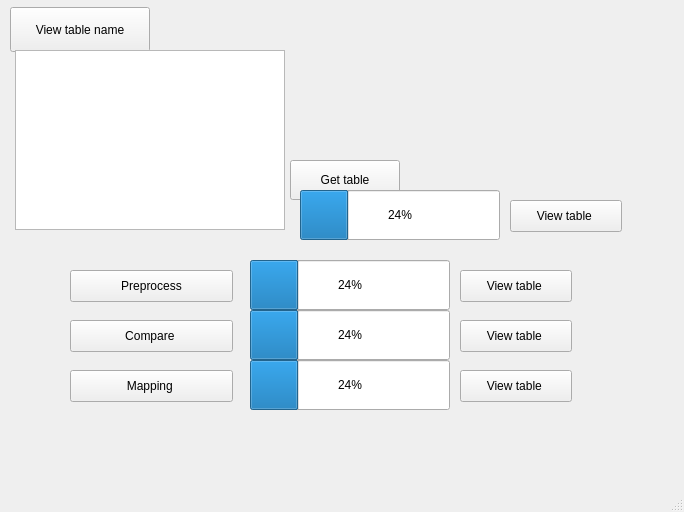
<?xml version="1.0" encoding="UTF-8"?>
<ui version="4.0">
 <class>MappingWindow</class>
 <widget class="QMainWindow" name="MappingWindow">
  <property name="geometry">
   <rect>
    <x>0</x>
    <y>0</y>
    <width>684</width>
    <height>512</height>
   </rect>
  </property>
  <property name="windowTitle">
   <string>MainWindow</string>
  </property>
  <widget class="QWidget" name="centralwidget">
   <widget class="QPushButton" name="mapping">
    <property name="geometry">
     <rect>
      <x>70</x>
      <y>370</y>
      <width>163</width>
      <height>32</height>
     </rect>
    </property>
    <property name="text">
     <string>Mapping </string>
    </property>
   </widget>
   <widget class="QPushButton" name="veiw_table_3">
    <property name="geometry">
     <rect>
      <x>460</x>
      <y>320</y>
      <width>112</width>
      <height>32</height>
     </rect>
    </property>
    <property name="text">
     <string>View table </string>
    </property>
   </widget>
   <widget class="QPushButton" name="veiw_table_2">
    <property name="geometry">
     <rect>
      <x>460</x>
      <y>270</y>
      <width>112</width>
      <height>32</height>
     </rect>
    </property>
    <property name="text">
     <string>View table </string>
    </property>
   </widget>
   <widget class="QProgressBar" name="pbar_2">
    <property name="geometry">
     <rect>
      <x>250</x>
      <y>260</y>
      <width>200</width>
      <height>50</height>
     </rect>
    </property>
    <property name="value">
     <number>24</number>
    </property>
   </widget>
   <widget class="QPushButton" name="compare">
    <property name="geometry">
     <rect>
      <x>70</x>
      <y>320</y>
      <width>163</width>
      <height>32</height>
     </rect>
    </property>
    <property name="text">
     <string>Compare </string>
    </property>
   </widget>
   <widget class="QProgressBar" name="pbar_4">
    <property name="geometry">
     <rect>
      <x>250</x>
      <y>360</y>
      <width>200</width>
      <height>50</height>
     </rect>
    </property>
    <property name="value">
     <number>24</number>
    </property>
   </widget>
   <widget class="QPushButton" name="veiw_table_4">
    <property name="geometry">
     <rect>
      <x>460</x>
      <y>370</y>
      <width>112</width>
      <height>32</height>
     </rect>
    </property>
    <property name="text">
     <string>View table </string>
    </property>
   </widget>
   <widget class="QProgressBar" name="pbar_3">
    <property name="geometry">
     <rect>
      <x>250</x>
      <y>310</y>
      <width>200</width>
      <height>50</height>
     </rect>
    </property>
    <property name="value">
     <number>24</number>
    </property>
   </widget>
   <widget class="QPushButton" name="preprocess">
    <property name="geometry">
     <rect>
      <x>70</x>
      <y>270</y>
      <width>163</width>
      <height>32</height>
     </rect>
    </property>
    <property name="text">
     <string>Preprocess</string>
    </property>
   </widget>
   <widget class="QPushButton" name="get_table">
    <property name="geometry">
     <rect>
      <x>290</x>
      <y>160</y>
      <width>110</width>
      <height>40</height>
     </rect>
    </property>
    <property name="text">
     <string>Get table</string>
    </property>
   </widget>
   <widget class="QProgressBar" name="pbar_1">
    <property name="geometry">
     <rect>
      <x>300</x>
      <y>190</y>
      <width>200</width>
      <height>50</height>
     </rect>
    </property>
    <property name="value">
     <number>24</number>
    </property>
   </widget>
   <widget class="QPushButton" name="view_table_name">
    <property name="geometry">
     <rect>
      <x>10</x>
      <y>7</y>
      <width>140</width>
      <height>45</height>
     </rect>
    </property>
    <property name="text">
     <string>View table name</string>
    </property>
   </widget>
   <widget class="QPushButton" name="veiw_table_1">
    <property name="geometry">
     <rect>
      <x>510</x>
      <y>200</y>
      <width>112</width>
      <height>32</height>
     </rect>
    </property>
    <property name="text">
     <string>View table </string>
    </property>
   </widget>
   <widget class="QTextBrowser" name="textBrowser">
    <property name="geometry">
     <rect>
      <x>15</x>
      <y>50</y>
      <width>270</width>
      <height>180</height>
     </rect>
    </property>
   </widget>
  </widget>
  <widget class="QMenuBar" name="menubar">
   <property name="geometry">
    <rect>
     <x>0</x>
     <y>0</y>
     <width>684</width>
     <height>24</height>
    </rect>
   </property>
  </widget>
  <widget class="QStatusBar" name="statusbar"/>
 </widget>
 <resources/>
 <connections/>
</ui>
